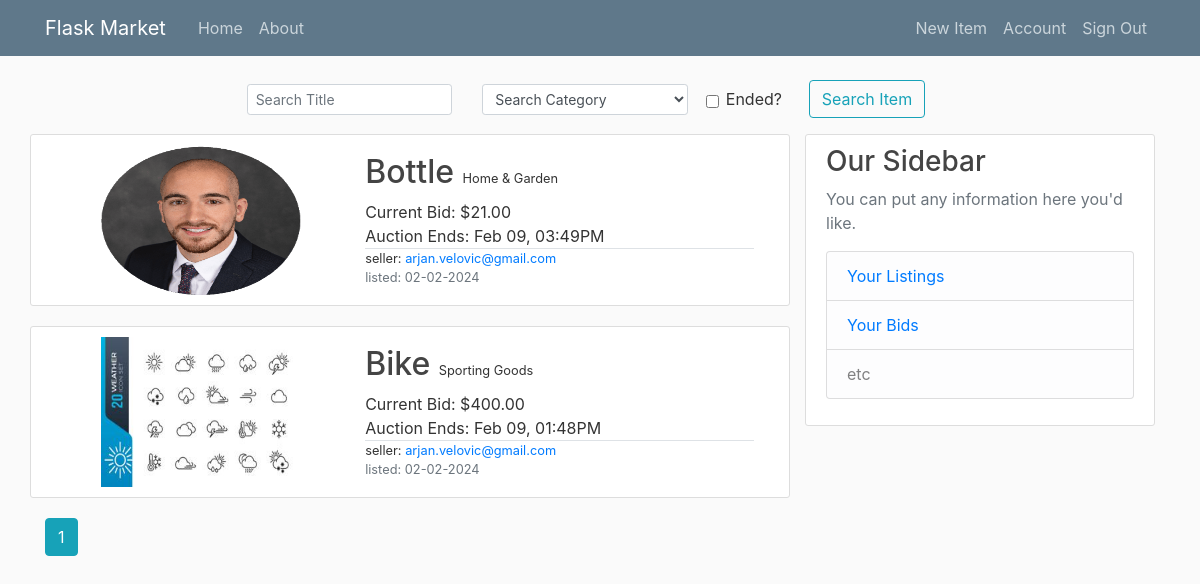
The app's page /home (signed in) with its own data.
### flaskmarket/models.py (models this page shows, shortened)
class Item(db.Model):
    id = db.Column(db.Integer, primary_key=True)
    title = db.Column(db.String(100), nullable=False)
    description = db.Column(db.Text, nullable=False)
    category = db.Column(db.String(100), nullable=False)
    image_file = db.Column(db.String(50), nullable=False, default='default2.jpg')
    price = db.Column(db.Numeric, nullable=False)
    seller = db.Column(db.Integer, db.ForeignKey('user.id'), nullable=False)
    listeddate = db.Column(db.DateTime, nullable=False, default=datetime.utcnow)
    enddate = db.Column(db.DateTime, nullable=False, default=datetime.utcnow)
    hasbuyer = db.Column(db.Boolean, nullable = False, default = False)
    bidinfo = db.relationship('Bid', backref='item', lazy=True)
    watches = db.relationship('Watchlist', backref='item', lazy=True)
    @hybrid_property
    def notactive(self):
        if datetime.utcnow() - timedelta(hours=0) >= self.enddate:
            return True
        else:
            return False

class User(db.Model, UserMixin):
    id = db.Column(db.Integer, primary_key=True)
    firstname = db.Column(db.String(100), nullable=False)
    lastname = db.Column(db.String(100), nullable=False)
    address = db.Column(db.String(200), nullable=False)
    phonenumber = db.Column(db.String(20), nullable=False)
    email = db.Column(db.String(120), unique=True, nullable=False)
    image_file = db.Column(db.String(20), nullable=False, default='default.jpg')
    password = db.Column(db.String(60), nullable=False)
    datecreated = db.Column(db.DateTime, nullable=False, default=datetime.utcnow)
    posts = db.relationship('Item', backref='author', lazy=True)
    bids = db.relationship('Bid', backref='bidder', lazy=True)
    watching = db.relationship('Watchlist', backref='watcher', lazy=True)

### flaskmarket/main/routes.py (the view)
@main.route("/", methods=['GET', 'POST'])
@main.route("/home", methods=['GET', 'POST'])
def home():
    page = request.args.get('page', 1, type=int)
    form = SearchForm()
    if form.validate_on_submit():
        if form.ended.data == []:
            ended = False
        else:
            ended = True
        title = form.title.data
        category = form.category.data
        if title == '' and category == 'None':
            items = Item.query.order_by(Item.enddate.desc()).paginate(page=page, per_page=5)
        elif title == '' and category != 'None':
            items = Item.query.filter_by(category=category).order_by(Item.enddate.desc()).paginate(page=page, per_page=5)
        elif title != '' and category == 'None':
            items = Item.query.filter_by(title=title).order_by(Item.enddate.desc()).paginate(page=page, per_page=5)
        else:
            items = Item.query.filter_by(title=title, category=category).order_by(Item.enddate.desc()).paginate(page=page, per_page=5)
        current_app.logger.info(f'{form.title.raw_data}, {form.category.raw_data}, {ended}')
        return render_template('home.html', form=form, items = items)
    elif request.method == 'GET':
        items = Item.query.order_by(Item.enddate.desc()).paginate(page=page, per_page=5)
        return render_template('home.html', form=form, items = items)

### flaskmarket/main/forms.py
class SearchForm(FlaskForm):
    CATEGORIES = [
        (None,'Search Category'),
        ('Business & Industrial','Business & Industrial'),
        ('Collectibles','Collectibles'),
        ('Electronics','Electronics'),
        ('Fashion','Fashion'),
        ('Home & Garden','Home & Garden'),
        ('Jewelry','Jewelry'),
        ('Motors','Motors'),
        ('Sporting Goods','Sporting Goods'),
        ('Toys','Toys'),
        ('Other','Other')
    ]
    title = StringField('Title', render_kw={"placeholder": "Search Title"})
    category = SelectField('Categories', choices = CATEGORIES)
    ended = BooleanField('Ended?')
    submit = SubmitField('Search Item')

### flaskmarket/models.py (called while the page is built)
@login_manager.user_loader
def load_user(user_id):
    return User.query.get(int(user_id))

### flaskmarket/templates/home.html (shortened to what this page needs)
{% extends "layout.html" %}
{% block content %}
  <div class="d-flex justify-content-center mb-3">
    <form method="POST" action="/home?page=1">
        <fieldset class="row w-100">
            <div class="col-4 align-self-center">
                {% if form.title.errors %}
                    {{ form.title(class="form-control form-control-sm is-invalid") }}
                    <div class="invalid-feedback">
                        {% for error in form.title.errors %}
                            <span>{{ error }}</span>
                        {% endfor %}
                    </div>
                {% else %}
                    {{ form.title(class="form-control form-control-sm") }}
                {% endif %}
            </div>
            <div class="col-4 align-self-center">
                {% if form.category.errors %}
                    {{ form.category(class="form-control form-control-sm is-invalid") }}
                    <div class="invalid-feedback">
                        {% for error in form.category.errors %}
                            <span>{{ error }}</span>
                        {% endfor %}
                    </div>
                {% else %}
                    {{ form.category(class="form-control form-control-sm") }}
                {% endif %}
            </div>
            <div class="col-1 align-self-center ml-2">
                {{ form.ended(class="form-check-input mt-2") }}
                {{ form.ended.label(class="form-check-label") }}
          </div>
          <div class="col-2 align-self-center ml-4">
            {{ form.submit(class="btn btn-outline-info") }}
          </div>
        </fieldset>
    </form>
  </div>
  <div class="row">
    <div class="col-md-8">
      {% for item in items %}
        <article class="content-section row align-items-center">
          <div class="col-5 d-flex justify-content-center">
            <img class="article-img2" src="{{ url_for('static', filename='item_pics/' + item.image_file) }}">
          </div>
          <div class="col-7">
            <div class="mb-2">
              <a class="article-title h2" href="{{ url_for('items.item', item_id=item.id) }}">{{ item.title }}</a>
              {% if item.category != "None" %}
              <small class="ml-1 \text-muted">{{ item.category }}</small>
              {% endif %}
            </div>
            {% if item.notactive and item.hasbuyer%}
              <div class="">Sold Price: ${{ item.price|round(2) }}</div>
            {% elif item.notactive and item.hasbuyer == False %}
            <div class="">Price: ${{ item.price|round(2) }}</div>
            {% elif item.notactive == False %}
              <div class="">Current Bid: ${{ item.price|round(2) }}</div>
            {% endif %}
            {% if item.notactive%}
              <div class="">Ended: {{ item.enddate.strftime('%h %d, %I:%M%p') }}</div>
            {% else %}
              <div class="">Auction Ends: {{ item.enddate.strftime('%h %d, %I:%M%p') }}</div>
            {% endif %}
            <div class="border-top grid">
              <div class="small">seller: <a class="mr-2" href="{{ url_for('users.user_items', email=item.author.email) }}">{{ item.author.email }}</a></div>
              <div class="small text-muted">listed: {{ item.listeddate.strftime('%m-%d-%Y') }}</div>
            </div>
          </div>
        </article>
      {% endfor %}
      {% for page_num in items.iter_pages(left_edge=1, right_edge=1, left_current=1, right_current=2) %}
        {% if page_num %}
          {% if items.page == page_num %}
            <a class="btn btn-info mb-4" href="{{ url_for('main.home', page=page_num) }}">{{ page_num }}</a>
          {% else %}
            <a class="btn btn-outline-info mb-4" href="{{ url_for('main.home', page=page_num) }}">{{ page_num }}</a>
          {% endif %}
        {% else %}
          ...
        {% endif %}
      {% endfor %}
    </div>
    <div class="col-md-4">
      <div class="content-section">
        <h3>Our Sidebar</h3>
        <p class='text-muted'>You can put any information here you'd like.
          <ul class="list-group">
            <li class="list-group-item list-group-item-light"><a href="{{ url_for('users.user_items', email=current_user.email) }}">Your Listings</a></li>
            <li class="list-group-item list-group-item-light"><a href="{{ url_for('users.user_bids', email=current_user.email) }}">Your Bids</a></li>
            <li class="list-group-item list-group-item-light">etc</li>
          </ul>
        </p>
      </div>
    </div>
</div>
{% endblock content %}

### flaskmarket/static/main.css (style rules this page uses)
body { background: #fafafa; color: #333333; margin-top: 5rem; }
h1, h2, h3, h4, h5, h6 { color: #444444; }
.content-section { background: #ffffff; padding: 10px 20px; border: 1px solid #dddddd; border-radius: 3px; margin-bottom: 20px; }
.article-title { color: #444444; }
.article-img2 { height: 150px; width: 200px; }

### records on screen
Item: image_file (picture), title "Bottle", category "Home & Garden", price "21.00", enddate "Feb 09, 03:49PM", author.email "arjan.velovic@gmail.com", listeddate "02-02-2024"
Item: image_file (picture), title "Bike", category "Sporting Goods", price "400.00", enddate "Feb 09, 01:48PM", author.email "arjan.velovic@gmail.com", listeddate "02-02-2024"

### other values on screen
{{ page_num }} "1"
